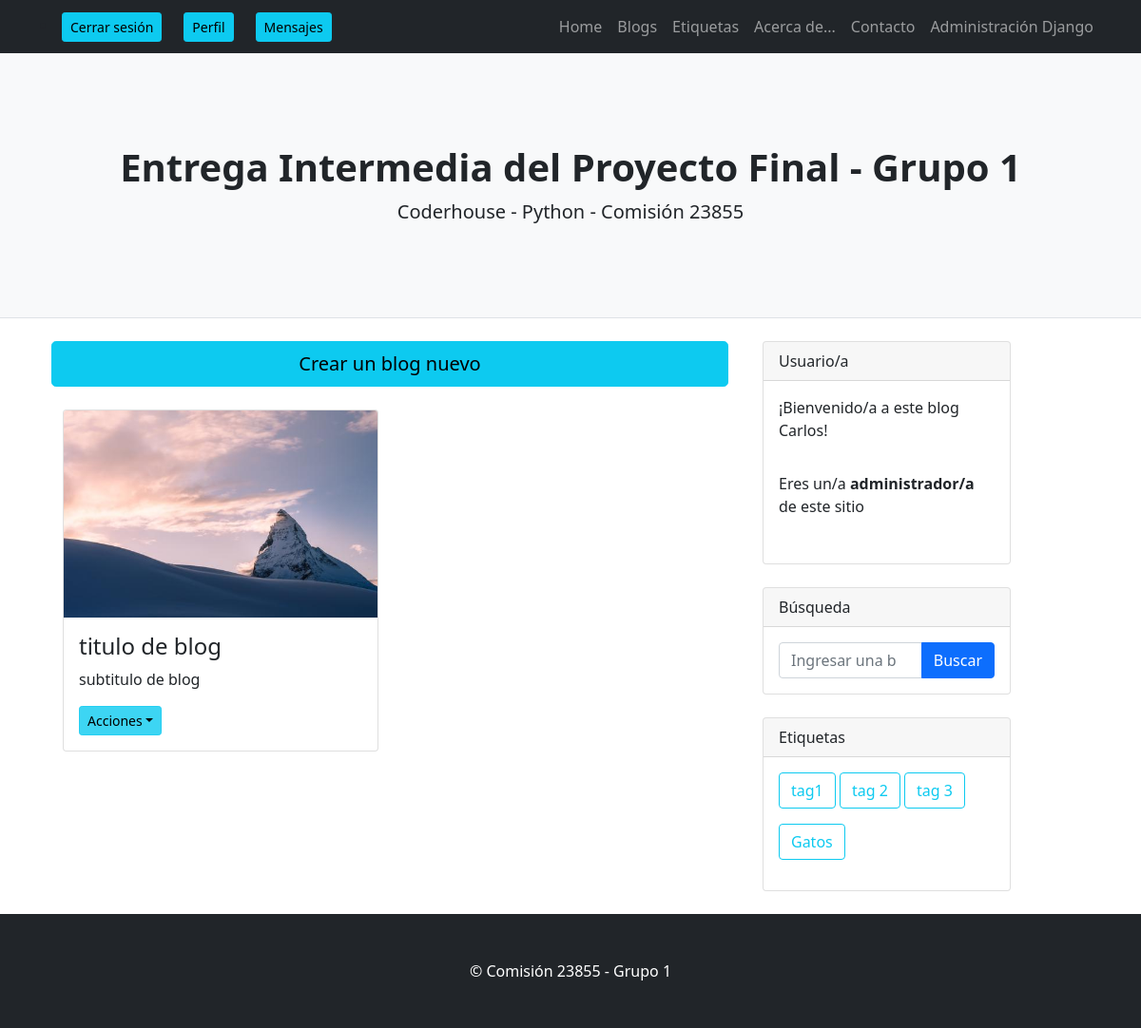
/AppProyecto1/blog_lista/ (signed in), run on the app's committed database.
### AppProyecto1/models.py (models this page shows, shortened)
class Blog(models.Model):
    title=models.CharField(max_length=40)
    subtitle=models.CharField(max_length=40)
    body=RichTextField()
    tag=models.ManyToManyField(Tag) #Este many to many crea la tabla blog_tag en la base
    imagen= models.ImageField(upload_to="blogi/",null=True,blank=True)
    fechaCreacion = models.DateTimeField(default=timezone.now)
    publicacion=models.DateTimeField(default=timezone.now ,blank=True, null=True)
    autor= models.ForeignKey(User, on_delete=models.CASCADE,default=None)

class Tag(models.Model):
    name=models.CharField(max_length=40)

### AppProyecto1/views.py (the view)
# urls.py: path("blog_lista/",views.BlogLista.as_view(), name= 'BlogList'),
@method_decorator(login_required, name='dispatch')
class BlogLista(ListView):
    model = Blog
    template_name = "AppProyecto1/blog_lista.html"
    def get_context_data(self, **kwargs): # Función para invocar tags
        context = super().get_context_data(**kwargs)
        context['tags'] = Tag.objects.all()
        return context

### AppProyecto1/templatetags/group.py (called while the page is built)
@register.filter
def has_group(user, group_name):
    return user.groups.filter(name='Admin').exists()

### AppProyecto1/templates/AppProyecto1/blog_lista.html (shortened to what this page needs)
{% extends 'AppProyecto1/padre.html' %}
{% load static %}
{% load group %}
{% block contenidoQueCambia %}
<div class="container">
    <div class="row">
        <a class="btn btn-info btn-lg btn-block mb-4" href="{% url 'BlogNew' %}">Crear un blog nuevo</a>
    {% if object_list %}
        {% for blog in object_list %}
        <div class="col-6 mb-1">
            <div class="card mb-4">
                {% if blog.imagen %}
                <a href="{% url 'BlogDetail' blog.id %}"><img class="card-img-top" src="{{blog.imagen.url}}" alt="..." /></a>
                {% else %}
                <a href="{% url 'BlogDetail' blog.id %}"><img class="card-img-top" src="https://dummyimage.com/700x350/dee2e6/6c757d.jpg" alt="..." /></a>
                {% endif %}
                <div class="card-body">
                    <h2 class="card-title h4" href="{% url 'BlogDetail' blog.id %}">{{blog.title}}</h2>
                    <p class="card-text italic">{{blog.subtitle}}</p>
                    <div class="dropdown show">
                        <a class="btn dropdown-toggle btn-sm btn-info" role="button" id="dropdownMenuLink" data-toggle="dropdown" aria-haspopup="true" aria-expanded="false">Acciones</a>
                    </div>
                </div>
            </div>
        </div>
        {% endfor %}
    {% else %}
        <h2>No hay blogs para esta categoría/criterio.</p>
    {% endif %}
    </div>
</div>
{% endblock contenidoQueCambia %}

### AppProyecto1/templates/AppProyecto1/padre.html (shortened to what this page needs)
<!DOCTYPE html>
<html lang="en">
    <head>
        {% load static %}
        {% load group %}
        <link href="{% static 'AppProyecto1/css/styles.css' %}" rel="stylesheet" />
    </head>
    <body>
        <nav class="navbar navbar-expand-lg navbar-dark bg-dark">
            <div class="container">
                {% if request.user.is_authenticated %}
                <li class="nav-item"><a type="button" class="btn btn-info btn-sm" aria-current="page" href="{% url 'Logout' %}">Cerrar sesión</a></li>
                <li class="nav-item"><a type="button" class="btn btn-info btn-sm" aria-current="page" href="{% url 'VerPerfil' %}">Perfil</a></li>
                <li class="nav-item"><a type="button" class="btn btn-info btn-sm" aria-current="page" href="{% url 'Inbox' %}">Mensajes</a></li>
                {% endif %}
                <div class="collapse navbar-collapse" id="navbarSupportedContent">
                    <ul class="navbar-nav ms-auto mb-2 mb-lg-0">
                        <li class="nav-item"><a class="nav-link" href="{% url 'Inicio' %}">Home</a></li>
                        <li class="nav-item"><a class="nav-link" href="{% url 'BlogList' %}">Blogs</a></li>
                        <li class="nav-item"><a class="nav-link" href="{% url 'TagList' %}">Etiquetas</a></li>
                        <li class="nav-item"><a class="nav-link" href="{% url 'About' %}">Acerca de...</a></li>
                        <li class="nav-item"><a class="nav-link" href="#!">Contacto</a></li>
                        <li class="nav-item"><a class="nav-link" href="http://localhost:8000/admin/">Administración Django</a></li>
                    </ul>
                </div>
            </div>
        </nav>
        <header class="py-5 bg-light border-bottom mb-4">
            <div class="container">
                <div class="text-center my-5">
                    <h1 class="fw-bolder">Entrega Intermedia del Proyecto Final - Grupo 1</h1>
                    <p class="lead mb-0">Coderhouse - Python - Comisión 23855</p>
                </div>
            </div>
        </header>
        <div class="container">
            <div class="row">
                <div class="col-lg-8">
                    {% block contenidoQueCambia %}
                    {% endblock contenidoQueCambia %}
                </div>
                <div class="col-lg-3">
                    <div class="card mb-4">
                        <div class="card-header">Usuario/a</div>
                        {% if not request.user.is_authenticated %}
                            <div class="card-body">Para acceder al contenido de este página, debes registrarte e iniciar sesión.</div>
                        {% else %}
                            <div class="card-body">¡Bienvenido/a a este blog {{ user.username }}!</div>
                            {% if user|has_group:'Admin' %}
                                <div class="card-body">Eres un/a <b>administrador/a</b> de este sitio</div>
                            {% else %}
                                <div class="card-body">Eres un/a <b>usuario/a</b> de este sitio</div>
                            {% endif %}
                        {% endif %}
                    </div>
                    {% if request.user.is_authenticated %}
                    <div class="card mb-4">
                        <div class="card-header">Búsqueda</div>
                        <div class="card-body">
                            <div class="input-group" method="GET" action="{% url 'BlogSearch' %}">
                                    <form class="input-group" method="GET" action="{% url 'BlogSearch' %}" >
                                        <input class="form-control" type="search" name="search" placeholder="Ingresar una búsqueda...">
                                        <button class="btn btn-primary" type="submit">Buscar</button>
                                    </form>
                            </div>
                        </div>
                    </div>
                    {% endif %}
                    {% if request.user.is_authenticated %}
                    <div class="card mb-4">
                        <div class="card-header">Etiquetas</div>
                        <div class="card-body">
                                {% for tag in tags %}
                                    <a class="btn btn-outline-info btn mb-3" href="{% url 'BlogTagLista' tag.id %}" role="button" text-nowrap>{{tag.name}}</a>
                                {% endfor %}
                        </div>
                    </div>
                    {% endif %}
                </div>
            </div>
        </div>
        <footer class="py-5 bg-dark">
            <div class="container"><p class="m-0 text-center text-white">&copy; Comisión 23855 - Grupo 1</p></div>
        </footer>
</body>
</html>

### data on the page
Blog: imagen (picture), title "titulo de blog", subtitle "subtitulo de blog"
Tag: name "tag1"
Tag: name "tag 2"
Tag: name "tag 3"
Tag: name "Gatos"

### other printed values
{{ user.username }} "Carlos"
